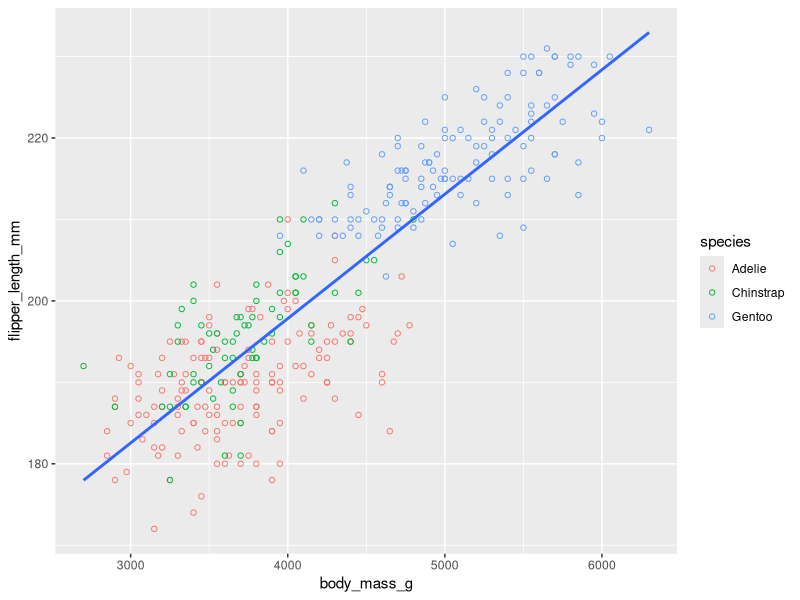

Write the R code that produced this figure.
## ---- chunk 1
knitr::opts_chunk$set(echo = TRUE)
## ---- chunk 2
library(palmerpenguins)
library(tidyverse)
## ---- chunk 3
ggplot(data = penguins, mapping = aes(x = body_mass_g, y = flipper_length_mm)) + 
  geom_point(mapping = aes(color = species), shape = 1) +
  geom_smooth(method = "lm", se = F)
